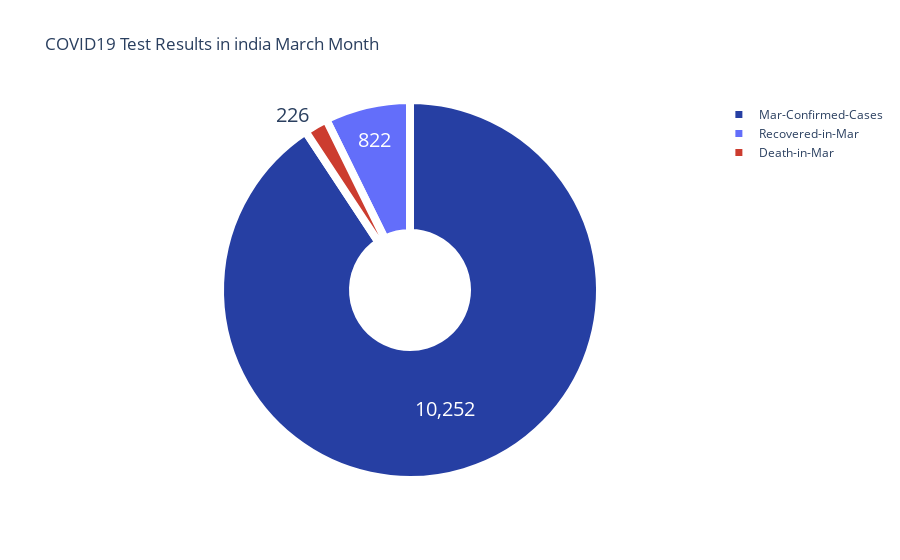

The notebook cell saved with this chart:
### Code cell
fig = go.Figure(data=[go.Pie(labels=['Mar-Confirmed-Cases','Death-in-Mar','Recovered-in-Mar'],
                            values= [MarConfirmedCases,DeathsinMar,RecoveredinMar],hole =.3)])
fig.update_traces(hoverinfo='label+percent', textinfo='value',textfont_size=20,
                  marker=dict(colors=['#263fa3','#cc3c2f'], line=dict(color='#FFFFFF', width=8)))
fig.update_layout(title_text='COVID19 Test Results in india March Month',plot_bgcolor='rgb(275, 270, 273)')

### Figure 1 — Plotly figure (JSON) as saved in the notebook; plotly's stock layout.template omitted (floating-point values rounded to 4 significant figures)
{"data": [{"hole": 0.3, "hoverinfo": "label+percent", "labels": ["Mar-Confirmed-Cases", "Death-in-Mar", "Recovered-in-Mar"], "marker": {"colors": ["#263fa3", "#cc3c2f"], "line": {"color": "#FFFFFF", "width": 8}}, "textfont": {"size": 20}, "textinfo": "value", "type": "pie", "values": [10252, 226, 822]}], "layout": {"plot_bgcolor": "rgb(275, 270, 273)", "title": {"text": "COVID19 Test Results in india March Month"}}}
